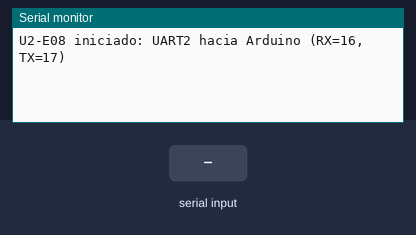
Recording of a sketch running on a simulated ESP32. Parts: the last lines printed to the serial monitor. Inputs (shaded band) come from the test bench.

Above: at 1.5 s.
1.6 s: "1\n" received over the second serial link
At 1.86 s:
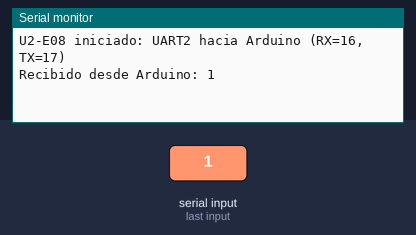
3.5 s: "0\n" received over the second serial link
At 3.81 s:
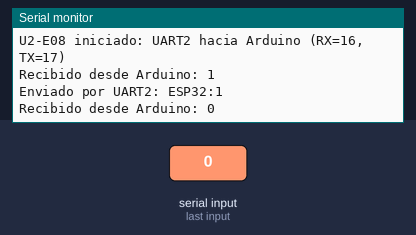
5.0 s: "2\n" received over the second serial link
At 5.8 s:
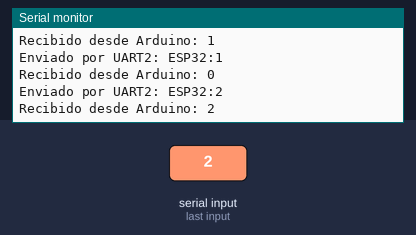
Timing chart, 0 to 8.0 s (numbered marks = the images above; inputs shaded):
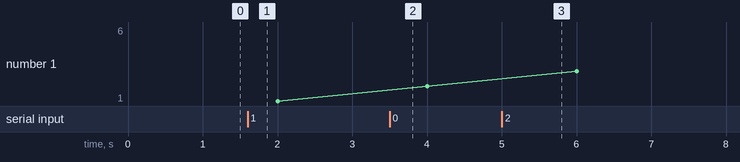

The sketch:

U2-E08-comunicacion-arduino.ino
```cpp
/*
  U2-E08 - Comunicacion UART2 entre ESP32 y Arduino Uno R3
  Placa: ESP32 DevKit V1 de 30 pines
  Monitor serie (USB, hacia el computador): 115200 bit/s
  UART2 (hacia el Arduino): 9600 bit/s

  Objetivo: enviar y recibir mensajes cortos entre la ESP32 y un Arduino
  Uno R3 por un UART dedicado (UART2), dejando UART0 libre para el
  monitor serie y la programacion por USB.

  Asignacion en esta placa: UART2 RX = GPIO16, UART2 TX = GPIO17
  (ver manual, seccion 2.4).

  ADVERTENCIA ELECTRICA (ver manual, seccion 2.5):
  El Arduino Uno R3 trabaja a 5 V y sus GPIO no son compatibles
  directamente con la logica de 3,3 V de la ESP32.
    - Arduino TX (5 V) -> ESP32 RX (GPIO16): OBLIGATORIO usar un
      divisor resistivo o un conversor de nivel logico antes de
      conectar esta linea. Nunca conectar el TX de 5 V directo a un
      GPIO de la ESP32.
    - ESP32 TX (GPIO17, 3,3 V) -> Arduino RX: el Arduino suele
      reconocer 3,3 V como nivel alto, por lo que esta direccion es
      generalmente segura, pero conviene revisarlo si se cambia de
      placa Arduino.
    - GND de ambas placas debe unirse siempre.

  Este sketch define un protocolo minimo: una linea de texto terminada
  en salto de linea, con un caracter de suma de verificacion simple al
  final, para detectar mensajes corruptos.
*/
const uint32_t VELOCIDAD_UART2 = 9600;
const uint32_t INTERVALO_ENVIO_MS = 2000;

uint32_t ultimoEnvioMs = 0;
uint32_t contadorMensajes = 0;

uint8_t checksumSimple(const String& datos) {
  uint8_t suma = 0;
  for (size_t i = 0; i < datos.length(); i++) {
    suma ^= (uint8_t)datos[i]; // XOR de todos los bytes
  }
  return suma;
}

void enviarMensaje(const String& datos) {
  uint8_t chk = checksumSimple(datos);
  Serial2.print(datos);
  Serial2.print('*');
  Serial2.println(chk, HEX);
}

void setup() {
  Serial.begin(115200);               // monitor serie por USB
  Serial2.begin(VELOCIDAD_UART2, SERIAL_8N1, 16, 17); // RX=16, TX=17
  delay(300);
  Serial.println("U2-E08 iniciado: UART2 hacia Arduino (RX=16, TX=17)");
}

void loop() {
  // Envio periodico de un mensaje de prueba al Arduino
  if (millis() - ultimoEnvioMs >= INTERVALO_ENVIO_MS) {
    ultimoEnvioMs = millis();
    contadorMensajes++;
    String mensaje = "ESP32:" + String(contadorMensajes);
    enviarMensaje(mensaje);
    Serial.print("Enviado por UART2: ");
    Serial.println(mensaje);
  }

  // Lectura de lo que llegue desde el Arduino
  if (Serial2.available()) {
    String recibido = Serial2.readStringUntil('\n');
    recibido.trim();
    Serial.print("Recibido desde Arduino: ");
    Serial.println(recibido);
  }
}
```

Measured:
- after the input at 1.6 s, the serial monitor: prints a new line at once (image 1)
- after the input at 3.5 s, the serial monitor: prints a new line at once (image 2)
- after the input at 5.0 s, the serial monitor: prints a new line at once (image 3)
